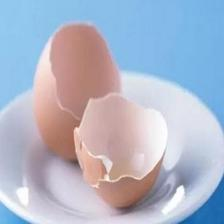
#> input picture data_en/train/Eggshell/00004.jpg, 224 x 224 px, found by its file name
$ python data_augmentation_demo.py
#> lines starting #> are read from the running program, lines starting #| are printed output that depends on the picture
import os
import numpy as np
import matplotlib.pyplot as plt
from PIL import Image

# 设置matplotlib支持中文显示
plt.rcParams['font.sans-serif'] = ['PingFang SC', 'Heiti TC', 'SimHei', 'Arial']
plt.rcParams['axes.unicode_minus'] = False

def plot_augmented_images(original_image, augmented_images, titles):
    """绘制原始图像和增强后的图像"""
    n_images = len(augmented_images) + 1
    fig, axes = plt.subplots(1, n_images, figsize=(20, 4))

    # 显示原始图像
    axes[0].imshow(original_image)
    axes[0].set_title("原始图像")
    axes[0].axis('off')

    # 显示增强后的图像
    for i, (img, title) in enumerate(zip(augmented_images, titles)):
        axes[i+1].imshow(img)
        axes[i+1].set_title(title)
        axes[i+1].axis('off')

    plt.tight_layout()
    plt.savefig('./data_augmentation_demo.png', dpi=300)
    plt.show()

def main():
    """主函数"""
    # 获取数据集中的一个样本图像
    try:
        # 从训练集中加载一张图像
        train_dir = 'data_en/train'
        categories = os.listdir(train_dir)

        # 选择第一个非隐藏文件的类别
        categories = [c for c in categories if not c.startswith('.')]
        if not categories:
            print("未找到有效的类别目录")
            return

        category = categories[1]
        category_path = os.path.join(train_dir, category)

        # 获取该类别下的图像文件
        images = os.listdir(category_path)
        images = [img for img in images if img.endswith(('.jpg', '.jpeg', '.png')) and not img.startswith('.')]

        if not images:
            print(f"在 {category} 类别下未找到有效的图像文件")
            return

        # 选择第一张图像
        image_path = os.path.join(category_path, images[0])
        print(f"使用图像: {image_path} (类别: {category})")
    except Exception as e:
        print(f"加载训练集图像时出错: {e}")
        # 如果无法加载训练集图像，使用默认图像路径
        print("尝试使用默认图像路径...")
        # 请替换为你的实际图像路径
        image_path = 'data_en/train/Plastic Bottle/1.jpg'  # 假设路径

    # 使用PIL直接加载图像
    try:
        original_image = Image.open(image_path)
#> original_image is the input picture: PIL image 224x224 RGB; mean R, G, B 174.1, 181.9, 200.4
        print(f"成功加载图像: {image_path}, 大小: {original_image.size}")
#| 成功加载图像: data_en/train/Eggshell/00004.jpg, 大小: (224, 224)

        # 将PIL图像转换为numpy数组以便于处理
        original_array = np.array(original_image)
    except Exception as e:
        print(f"加载图像时出错: {e}")
        print("生成随机测试图像...")
        # 生成随机彩色图像
        original_array = np.random.randint(0, 256, (200, 200, 3), dtype=np.uint8)

    # 手动实现数据增强
    # 1. 调整大小
    pil_image = Image.fromarray(original_array)
    resized_image = pil_image.resize((96, 96), Image.BILINEAR)
    resized_array = np.array(resized_image)

    # 2. 随机裁剪 (简化版)
    def random_crop(image, crop_size):
#> called with crop_size = (88, 88)
        h, w = image.shape[:2]
#> h = 96; w = 96
        top = np.random.randint(0, h - crop_size[0])
#> top = 4
        left = np.random.randint(0, w - crop_size[1])
#> left = 7
        return image[top:top+crop_size[0], left:left+crop_size[1]]

    # 3. 中心裁剪
    def center_crop(image, crop_size):
#> called with crop_size = (88, 88)
        h, w = image.shape[:2]
#> h = 96; w = 96
        top = (h - crop_size[0]) // 2
#> top = 4
        left = (w - crop_size[1]) // 2
#> left = 4
        return image[top:top+crop_size[0], left:left+crop_size[1]]

    # 4. 水平翻转
    def horizontal_flip(image):
        return image[:, ::-1]
#> returned value: shape (96, 96, 3)

    # 5. 调整亮度
    def adjust_brightness(image, factor):
        # 确保是float32类型，避免溢出
#> called with factor = 1.2
        img_float = image.astype(np.float32) / 255.0
        img_bright = img_float * factor
        return np.clip(img_bright * 255.0, 0, 255).astype(np.uint8)

    # 6. 调整对比度
    def adjust_contrast(image, factor):
#> called with factor = 1.2
        img_float = image.astype(np.float32) / 255.0
        gray = np.mean(img_float, axis=2, keepdims=True)
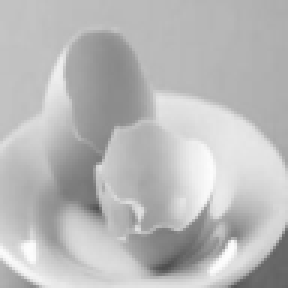
#> gray: shape (96, 96, 1) float32 (shown 3 times larger); min 0.31, max 0.993, mean 0.728
        img_contrast = (img_float - gray) * factor + gray
        return np.clip(img_contrast * 255.0, 0, 255).astype(np.uint8)

    # 应用数据增强
    cropped_random = random_crop(resized_array, (88, 88))
    cropped_center = center_crop(resized_array, (88, 88))
    flipped = horizontal_flip(resized_array)
    brightened = adjust_brightness(resized_array, 1.2)  # 增加亮度20%
    contrasted = adjust_contrast(resized_array, 1.2)    # 增加对比度20%

    # 组合增强 - 随机组合多种增强
    combined = random_crop(resized_array, (88, 88))
#> call 2 of random_crop, with crop_size = (88, 88)
#> in random_crop (call 2), `return image[top:top+crop_size[0], left:left+crop_size[1]]`:
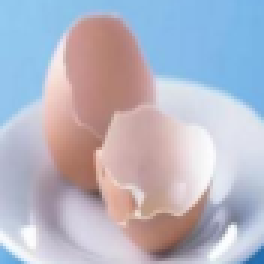
#> returned value: shape (88, 88, 3) (shown 3 times larger); mean of channels 0, 1, 2 180.4, 181.4, 196; drawn as R, G, B
    if np.random.rand() > 0.5:
        combined = horizontal_flip(combined)
#> in horizontal_flip (call 2), `return image[:, ::-1]`:
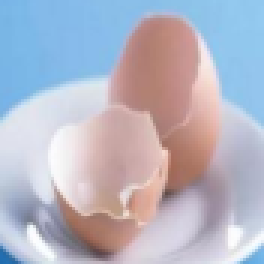
#> returned value: shape (88, 88, 3) (shown 3 times larger); mean of channels 0, 1, 2 180.4, 181.4, 196; drawn as R, G, B
    combined = adjust_brightness(combined, np.random.uniform(0.8, 1.2))
    combined = adjust_contrast(combined, np.random.uniform(0.8, 1.2))
#> call 2 of adjust_contrast, with factor = 0.969
#> in adjust_contrast (call 2), `gray = np.mean(img_float, axis=2, keepdims=True)`:
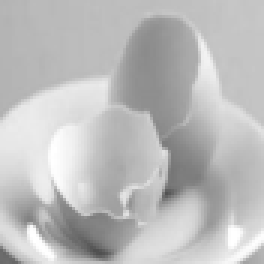
#> gray: shape (88, 88, 1) float32 (shown 3 times larger); min 0.314, max 1, mean 0.74

    # 准备显示
    images_to_show = [
        resized_array,
        cropped_random,
        cropped_center,
        flipped,
        brightened,
        contrasted,
        combined
    ]

    titles = [
        "调整大小 (96x96)",
        "随机裁剪 (88x88)",
        "中心裁剪 (88x88)",
        "水平翻转",
        "增加亮度",
        "增加对比度",
        "组合增强"
    ]

    # 绘制图像
    plot_augmented_images(original_array, images_to_show, titles)
#> in plot_augmented_images, `n_images = len(augmented_images) + 1`: n_images = 8
#> the loop in plot_augmented_images, `for i, (img, title) in enumerate(zip(augmented_images, titles)):` made 7 passes
#> title on passes 1 to 7: '调整大小 (96x96)', '随机裁剪 (88x88)', '中心裁剪 (88x88)', '水平翻转', '增加亮度', '增加对比度', '组合增强'

    # 创建多种增强效果示例
    plt.figure(figsize=(15, 12))
    augmented_samples = []

    for i in range(20):
        # 从原始图像开始
        img = resized_array.copy()

        # 随机裁剪
        img = random_crop(img, (88, 88))

        # 随机水平翻转
        if np.random.rand() > 0.5:
            img = horizontal_flip(img)

        # 随机亮度调整
        img = adjust_brightness(img, np.random.uniform(0.8, 1.2))

        # 随机对比度调整
        img = adjust_contrast(img, np.random.uniform(0.8, 1.2))

        augmented_samples.append(img)
#> this loop made 20 passes
#> pass 1, in adjust_brightness (call 3), `img_bright = img_float * factor`:
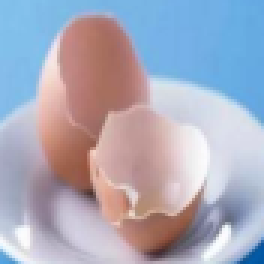
#> img_bright: shape (88, 88, 3) float32 (shown 3 times larger); mean R, G, B 0.816, 0.822, 0.889; drawn with min black and max white
#> pass 1, in main, `img = adjust_brightness(img, np.random.uniform(0.8, 1.2))`:
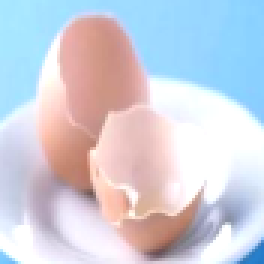
#> img: shape (88, 88, 3) (shown 3 times larger); mean R, G, B 205.9, 207.7, 219.5
#> after the loop, augmented_samples = 20 items

    # 显示多个增强后的样本
    fig, axes = plt.subplots(4, 5, figsize=(15, 12))
    axes = axes.flatten()

    for i, img in enumerate(augmented_samples):
        axes[i].imshow(img)
        axes[i].set_title(f"增强样本 #{i+1}")
        axes[i].axis('off')

    plt.tight_layout()
    plt.savefig('./data_augmentation_samples.png', dpi=300)
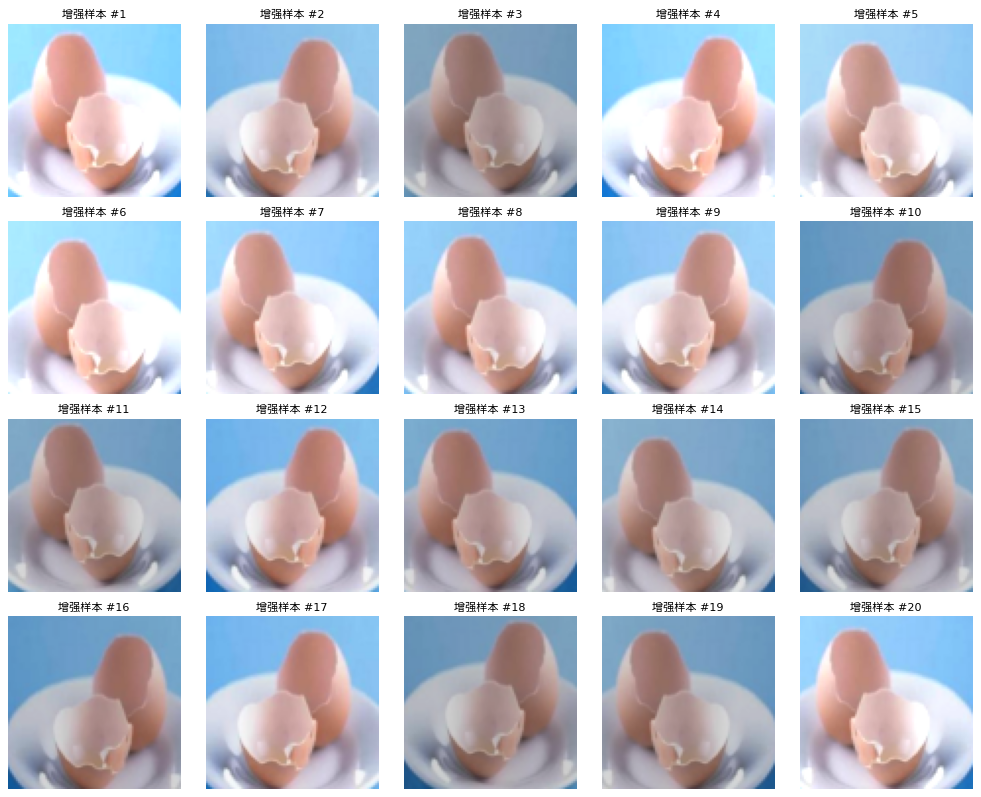
#> figure drawn by matplotlib, 20 panels
    plt.show()

    print("数据增强演示完成。结果已保存为 data_augmentation_demo.png 和 data_augmentation_samples.png")

if __name__ == "__main__":
    main()

$ run again, on data_en/train/Glass Bottle/00072.jpg
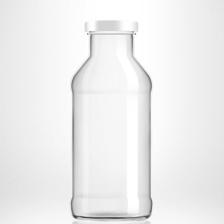
#> input picture data_en/train/Glass Bottle/00072.jpg, 224 x 224 px, found by its file name
#> in main, original_image is the input picture: PIL image 224x224 RGB; min 59, max 255, mean 237.9
#| 成功加载图像: data_en/train/Glass Bottle/00072.jpg, 大小: (224, 224)
#> in adjust_brightness (call 2), `img_bright = img_float * factor`:
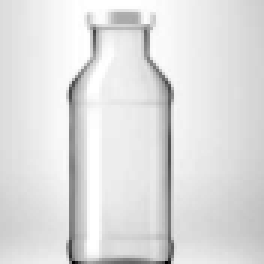
#> img_bright: shape (88, 88, 3) float32 (shown 3 times larger); min 0.487, max 1.02, mean 0.952; drawn with min black and max white
#> gray: shape (88, 88, 1) float32
#> n_images = 8
#> the loop in plot_augmented_images, `for i, (img, title) in enumerate(zip(augmented_images, titles)):` made 7 passes
#> title on passes 1 to 7: '调整大小 (96x96)', '随机裁剪 (88x88)', '中心裁剪 (88x88)', '水平翻转', '增加亮度', '增加对比度', '组合增强'
#> the loop in main, `for i in range(20):` made 20 passes
#> pass 1, in main, `img = adjust_brightness(img, np.random.uniform(0.8, 1.2))`:
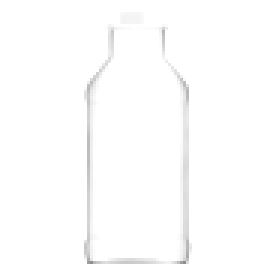
#> img: shape (88, 88, 3) (shown 3 times larger); min 141, max 255, mean 253.1
#> after the loop in main, `for i in range(20):`: augmented_samples = 20 items
#> the loop in main, `for i, img in enumerate(augmented_samples):` made 20 passes

$ run again, on data_en/train/Glassware/00087.jpg
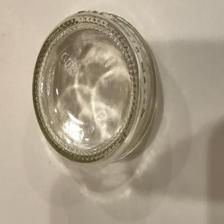
#> input picture data_en/train/Glassware/00087.jpg, 224 x 224 px, found by its file name
#> in main, original_image is the input picture: PIL image 224x224 RGB; mean R, G, B 169.2, 156.8, 137.4
#| 成功加载图像: data_en/train/Glassware/00087.jpg, 大小: (224, 224)
#> img_bright: shape (88, 88, 3) float32
#> in adjust_contrast (call 2), `gray = np.mean(img_float, axis=2, keepdims=True)`:
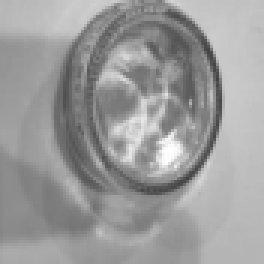
#> gray: shape (88, 88, 1) float32 (shown 3 times larger); min 0.261, max 0.999, mean 0.611
#> img_contrast: shape (88, 88, 3) float32
#> n_images = 8
#> the loop in plot_augmented_images, `for i, (img, title) in enumerate(zip(augmented_images, titles)):` made 7 passes
#> title on passes 1 to 7: '调整大小 (96x96)', '随机裁剪 (88x88)', '中心裁剪 (88x88)', '水平翻转', '增加亮度', '增加对比度', '组合增强'
#> the loop in main, `for i in range(20):` made 20 passes
#> pass 1, in main, `img = adjust_brightness(img, np.random.uniform(0.8, 1.2))`:
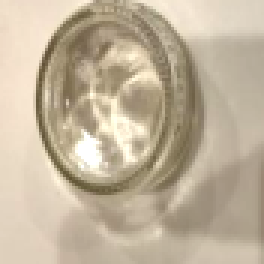
#> img: shape (88, 88, 3) (shown 3 times larger); mean R, G, B 192.9, 178.7, 155.8
#> after the loop in main, `for i in range(20):`: augmented_samples = 20 items
#> the loop in main, `for i, img in enumerate(augmented_samples):` made 20 passes

$ run again, on data_en/train/Metalware/00009.jpg
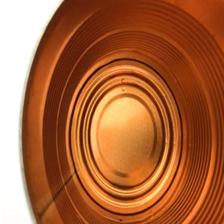
#> input picture data_en/train/Metalware/00009.jpg, 224 x 224 px, found by its file name
#> in main, original_image is the input picture: PIL image 224x224 RGB; mean R, G, B 170.4, 100.6, 59.7
#| 成功加载图像: data_en/train/Metalware/00009.jpg, 大小: (224, 224)
#> img_bright: shape (88, 88, 3) float32
#> gray: shape (88, 88, 1) float32
#> img_contrast: shape (88, 88, 3) float32
#> n_images = 8
#> the loop in plot_augmented_images, `for i, (img, title) in enumerate(zip(augmented_images, titles)):` made 7 passes
#> title on passes 1 to 7: '调整大小 (96x96)', '随机裁剪 (88x88)', '中心裁剪 (88x88)', '水平翻转', '增加亮度', '增加对比度', '组合增强'
#> the loop in main, `for i in range(20):` made 20 passes
#> pass 1, in main, `img = adjust_brightness(img, np.random.uniform(0.8, 1.2))`:
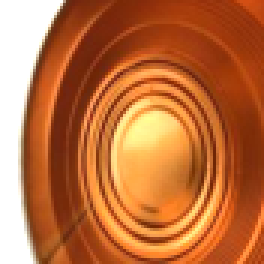
#> img: shape (88, 88, 3) (shown 3 times larger); mean R, G, B 190, 111.4, 62.2
#> after the loop in main, `for i in range(20):`: augmented_samples = 20 items
#> the loop in main, `for i, img in enumerate(augmented_samples):` made 20 passes
